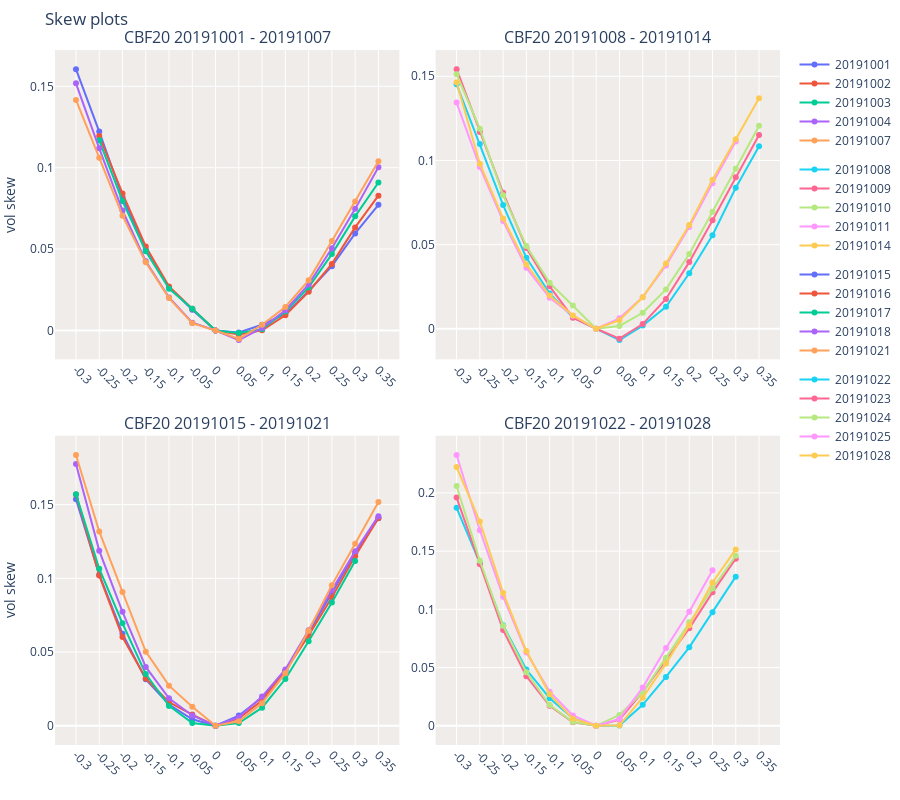
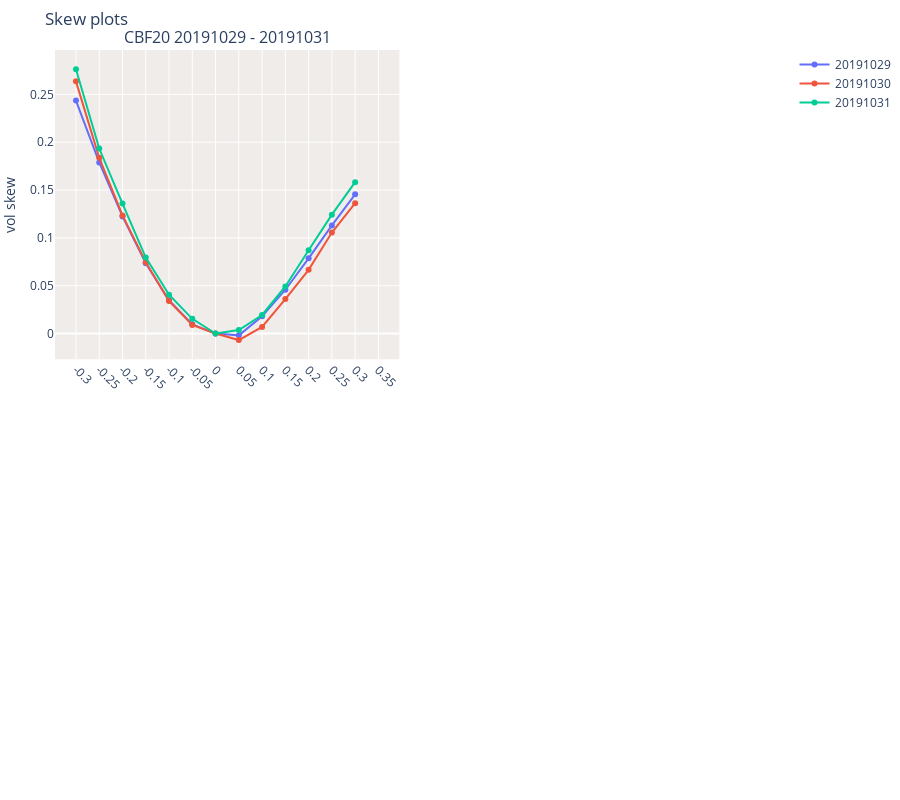
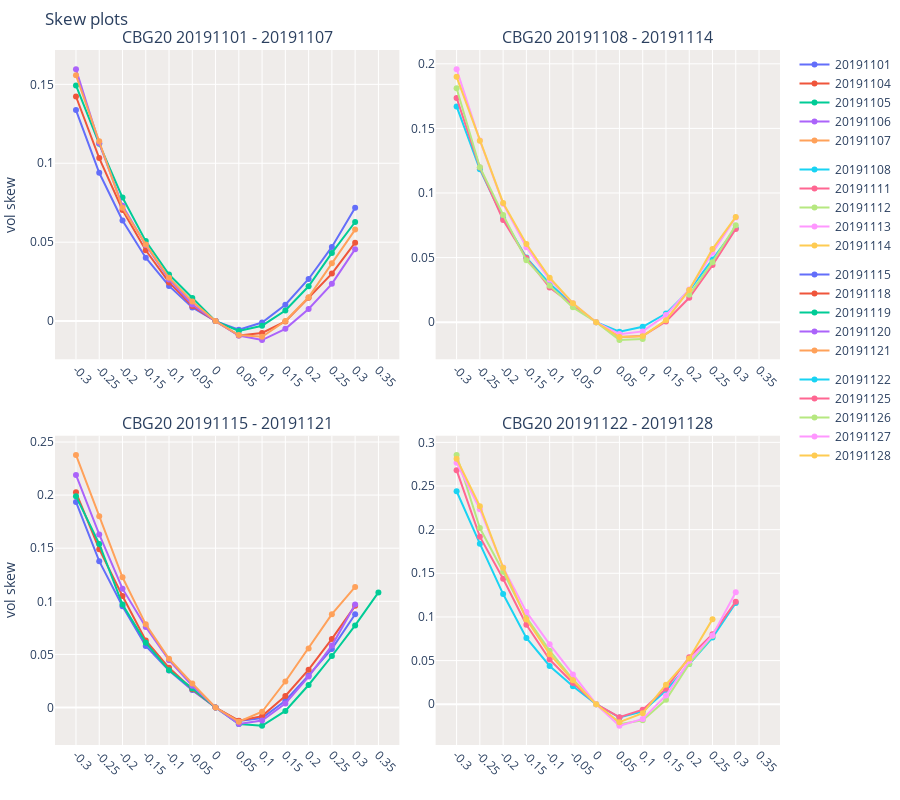
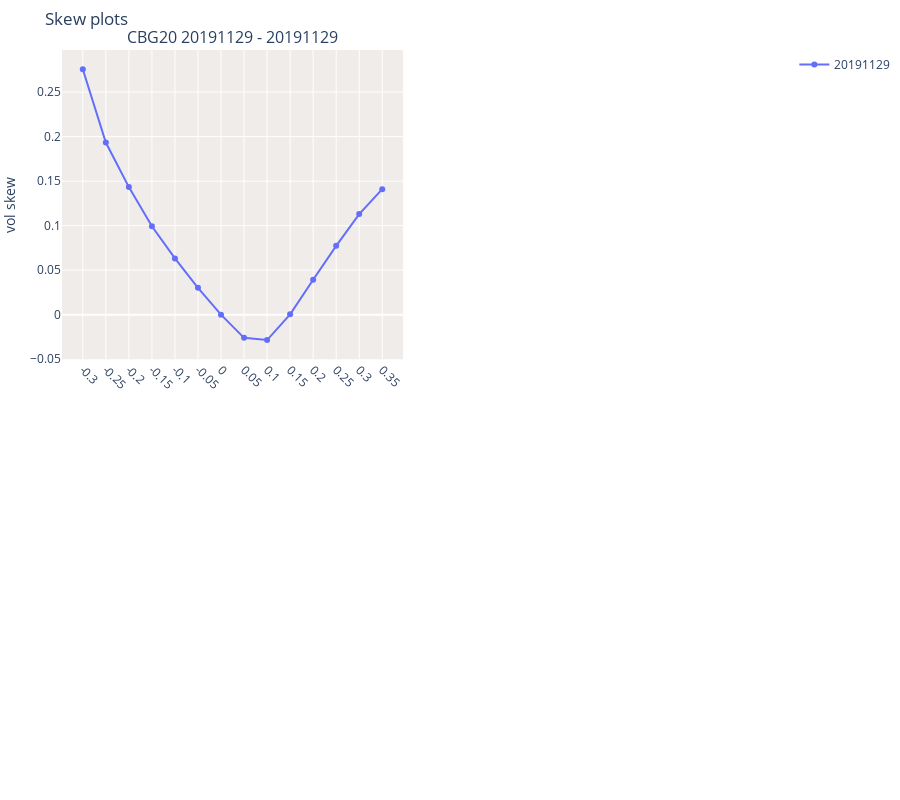

Notebook code for these charts, in order:
### Code cell
grid_plot=True
# clist = [c for c in all_contracts if (c[:2]==f'{SYMBOL_TO_RESEARCH}') & (int(c[-2:])>=19)]
clist = [c for c in df_iv_final.symbol.unique() if (c[:2]==f'{SYMBOL_TO_RESEARCH}') & (int(c[-2:])>=20)]
for c in clist:
    dft = df_iv_final[df_iv_final.symbol==c]
    if len(dft)<=0:
        print(f'no data for symbol {c}')
        continue
    if grid_plot:
        graph_skew_subplots(dft)
    else:
        rls = graph_skew(dft,do_plot=True)

### Figure 1 — Plotly figure (JSON) as saved in the notebook; plotly's stock layout.template omitted (floating-point values rounded to 4 significant figures)
{"data": [{"legendgroup": "(1, 1)", "name": "20191001", "type": "scatter", "x": [-0.3, -0.25, -0.2, -0.15, -0.1, -0.05, 0, 0.05, 0.1, 0.15, 0.2, 0.25, 0.3, 0.35], "xaxis": "x", "y": [0.1605, 0.1222, 0.082, 0.0497, 0.0266, 0.0127, 0, -0.0013, 0.0035, 0.0102, 0.0242, 0.0395, 0.0596, 0.0772], "yaxis": "y"}, {"legendgroup": "(1, 1)", "name": "20191002", "type": "scatter", "x": [-0.3, -0.25, -0.2, -0.15, -0.1, -0.05, 0, 0.05, 0.1, 0.15, 0.2, 0.25, 0.3, 0.35], "xaxis": "x", "y": [null, 0.1194, 0.0842, 0.0516, 0.027, 0.0134, 0, -0.0025, 0.0001, 0.0094, 0.0238, 0.0409, 0.0633, 0.0828], "yaxis": "y"}, {"legendgroup": "(1, 1)", "name": "20191003", "type": "scatter", "x": [-0.3, -0.25, -0.2, -0.15, -0.1, -0.05, 0, 0.05, 0.1, 0.15, 0.2, 0.25, 0.3, 0.35], "xaxis": "x", "y": [null, 0.1168, 0.0794, 0.0487, 0.0257, 0.0133, 0, -0.0016, 0.0008, 0.0116, 0.0265, 0.0469, 0.0701, 0.0909], "yaxis": "y"}, {"legendgroup": "(1, 1)", "name": "20191004", "type": "scatter", "x": [-0.3, -0.25, -0.2, -0.15, -0.1, -0.05, 0, 0.05, 0.1, 0.15, 0.2, 0.25, 0.3, 0.35], "xaxis": "x", "y": [0.1518, 0.1119, 0.0737, 0.0425, 0.0203, 0.0048, 0, -0.0059, 0.0015, 0.0124, 0.0283, 0.0505, 0.0747, 0.1002], "yaxis": "y"}, {"legendgroup": "(1, 1)", "name": "20191007", "type": "scatter", "x": [-0.3, -0.25, -0.2, -0.15, -0.1, -0.05, 0, 0.05, 0.1, 0.15, 0.2, 0.25, 0.3, 0.35], "xaxis": "x", "y": [0.1416, 0.1061, 0.0705, 0.0419, 0.0199, 0.0045, 0, -0.0052, 0.0035, 0.0144, 0.0308, 0.0549, 0.0793, 0.1039], "yaxis": "y"}, {"legendgroup": "(1, 2)", "name": "20191008", "type": "scatter", "x": [-0.3, -0.25, -0.2, -0.15, -0.1, -0.05, 0, 0.05, 0.1, 0.15, 0.2, 0.25, 0.3, 0.35], "xaxis": "x2", "y": [0.1452, 0.1098, 0.0735, 0.0422, 0.021, 0.0068, 0, -0.0067, 0.0019, 0.0131, 0.033, 0.0556, 0.0838, 0.1084], "yaxis": "y2"}, {"legendgroup": "(1, 2)", "name": "20191009", "type": "scatter", "x": [-0.3, -0.25, -0.2, -0.15, -0.1, -0.05, 0, 0.05, 0.1, 0.15, 0.2, 0.25, 0.3, 0.35], "xaxis": "x2", "y": [0.1542, 0.1169, 0.0808, 0.048, 0.0252, 0.0066, 0, -0.0059, 0.0028, 0.0177, 0.0396, 0.0645, 0.09, 0.1151], "yaxis": "y2"}, {"legendgroup": "(1, 2)", "name": "20191010", "type": "scatter", "x": [-0.3, -0.25, -0.2, -0.15, -0.1, -0.05, 0, 0.05, 0.1, 0.15, 0.2, 0.25, 0.3, 0.35], "xaxis": "x2", "y": [0.1512, 0.1189, 0.0794, 0.0492, 0.0273, 0.0139, 0, 0.0017, 0.0095, 0.0234, 0.0444, 0.0695, 0.0951, 0.1206], "yaxis": "y2"}, {"legendgroup": "(1, 2)", "name": "20191011", "type": "scatter", "x": [-0.3, -0.25, -0.2, -0.15, -0.1, -0.05, 0, 0.05, 0.1, 0.15, 0.2, 0.25, 0.3, 0.35], "xaxis": "x2", "y": [0.1344, 0.0961, 0.064, 0.0362, 0.0184, 0.0078, 0, 0.0062, 0.0188, 0.0376, 0.0605, 0.0865, 0.1112, null], "yaxis": "y2"}, {"legendgroup": "(1, 2)", "name": "20191014", "type": "scatter", "x": [-0.3, -0.25, -0.2, -0.15, -0.1, -0.05, 0, 0.05, 0.1, 0.15, 0.2, 0.25, 0.3, 0.35], "xaxis": "x2", "y": [0.1465, 0.0981, 0.0655, 0.0382, 0.0197, 0.0079, 0, 0.0051, 0.0187, 0.0388, 0.0616, 0.0886, 0.1126, 0.1369], "yaxis": "y2"}, {"legendgroup": "(2, 1)", "name": "20191015", "type": "scatter", "x": [-0.3, -0.25, -0.2, -0.15, -0.1, -0.05, 0, 0.05, 0.1, 0.15, 0.2, 0.25, 0.3, 0.35], "xaxis": "x3", "y": [0.1537, 0.1025, 0.0625, 0.0315, 0.0144, 0.0044, 0, 0.0069, 0.0191, 0.0373, 0.0633, 0.0899, 0.1171, 0.1408], "yaxis": "y3"}, {"legendgroup": "(2, 1)", "name": "20191016", "type": "scatter", "x": [-0.3, -0.25, -0.2, -0.15, -0.1, -0.05, 0, 0.05, 0.1, 0.15, 0.2, 0.25, 0.3, 0.35], "xaxis": "x3", "y": [0.1568, 0.102, 0.0602, 0.0321, 0.016, 0.0076, 0, 0.005, 0.0172, 0.0373, 0.0612, 0.0871, 0.115, 0.1409], "yaxis": "y3"}, {"legendgroup": "(2, 1)", "name": "20191017", "type": "scatter", "x": [-0.3, -0.25, -0.2, -0.15, -0.1, -0.05, 0, 0.05, 0.1, 0.15, 0.2, 0.25, 0.3, 0.35], "xaxis": "x3", "y": [0.1571, 0.1065, 0.0695, 0.0351, 0.0135, 0.0019, 0, 0.0019, 0.0123, 0.0317, 0.0574, 0.0836, 0.1117, null], "yaxis": "y3"}, {"legendgroup": "(2, 1)", "name": "20191018", "type": "scatter", "x": [-0.3, -0.25, -0.2, -0.15, -0.1, -0.05, 0, 0.05, 0.1, 0.15, 0.2, 0.25, 0.3, 0.35], "xaxis": "x3", "y": [0.1775, 0.1188, 0.0773, 0.0399, 0.0186, 0.007, 0, 0.0058, 0.0198, 0.0382, 0.0648, 0.0921, 0.1183, 0.1422], "yaxis": "y3"}, {"legendgroup": "(2, 1)", "name": "20191021", "type": "scatter", "x": [-0.3, -0.25, -0.2, -0.15, -0.1, -0.05, 0, 0.05, 0.1, 0.15, 0.2, 0.25, 0.3, 0.35], "xaxis": "x3", "y": [0.1837, 0.1318, 0.0908, 0.0503, 0.0272, 0.0129, 0, 0.0031, 0.0153, 0.0357, 0.0645, 0.0954, 0.1235, 0.1518], "yaxis": "y3"}, {"legendgroup": "(2, 2)", "name": "20191022", "type": "scatter", "x": [-0.3, -0.25, -0.2, -0.15, -0.1, -0.05, 0, 0.05, 0.1, 0.15, 0.2, 0.25, 0.3, 0.35], "xaxis": "x4", "y": [0.1872, 0.1396, 0.0863, 0.0483, 0.0237, 0.0064, 0, 0.0003, 0.018, 0.042, 0.0674, 0.0975, 0.1281, null], "yaxis": "y4"}, {"legendgroup": "(2, 2)", "name": "20191023", "type": "scatter", "x": [-0.3, -0.25, -0.2, -0.15, -0.1, -0.05, 0, 0.05, 0.1, 0.15, 0.2, 0.25, 0.3, 0.35], "xaxis": "x4", "y": [0.196, 0.1387, 0.0822, 0.0425, 0.0172, 0.0031, 0, 0.0054, 0.0291, 0.0563, 0.0837, 0.1146, 0.1435, null], "yaxis": "y4"}, {"legendgroup": "(2, 2)", "name": "20191024", "type": "scatter", "x": [-0.3, -0.25, -0.2, -0.15, -0.1, -0.05, 0, 0.05, 0.1, 0.15, 0.2, 0.25, 0.3, 0.35], "xaxis": "x4", "y": [0.2059, 0.1417, 0.0859, 0.0459, 0.0178, 0.0032, 0, 0.0093, 0.0288, 0.0585, 0.089, 0.1179, 0.146, null], "yaxis": "y4"}, {"legendgroup": "(2, 2)", "name": "20191025", "type": "scatter", "x": [-0.3, -0.25, -0.2, -0.15, -0.1, -0.05, 0, 0.05, 0.1, 0.15, 0.2, 0.25, 0.3, 0.35], "xaxis": "x4", "y": [0.2326, 0.1679, 0.1108, 0.063, 0.0293, 0.0088, 0, 0.0059, 0.0329, 0.0668, 0.0979, 0.1336, null, null], "yaxis": "y4"}, {"legendgroup": "(2, 2)", "name": "20191028", "type": "scatter", "x": [-0.3, -0.25, -0.2, -0.15, -0.1, -0.05, 0, 0.05, 0.1, 0.15, 0.2, 0.25, 0.3, 0.35], "xaxis": "x4", "y": [0.2222, 0.1754, 0.1141, 0.0642, 0.027, 0.006, 0, 0.0004, 0.0241, 0.0534, 0.0864, 0.1231, 0.1515, null], "yaxis": "y4"}], "layout": {"annotations": [{"font": {"size": 16}, "showarrow": false, "text": "CBF20 20191001 - 20191007", "x": 0.2375, "xanchor": "center", "xref": "paper", "y": 1, "yanchor": "bottom", "yref": "paper"}, {"font": {"size": 16}, "showarrow": false, "text": "CBF20 20191008 - 20191014", "x": 0.7625, "xanchor": "center", "xref": "paper", "y": 1, "yanchor": "bottom", "yref": "paper"}, {"font": {"size": 16}, "showarrow": false, "text": "CBF20 20191015 - 20191021", "x": 0.2375, "xanchor": "center", "xref": "paper", "y": 0.445, "yanchor": "bottom", "yref": "paper"}, {"font": {"size": 16}, "showarrow": false, "text": "CBF20 20191022 - 20191028", "x": 0.7625, "xanchor": "center", "xref": "paper", "y": 0.445, "yanchor": "bottom", "yref": "paper"}], "autosize": true, "bargap": 0.05, "font": {"family": "Open Sans, sans-serif"}, "height": 800, "hovermode": "x", "margin": {"b": 55, "l": 5, "r": 5, "t": 50}, "plot_bgcolor": "#EFECEA", "showlegend": true, "title": {"text": "Skew plots<br>"}, "width": 900, "xaxis": {"anchor": "y", "domain": [0, 0.475], "tickangle": 45, "ticktext": [-0.3, -0.25, -0.2, -0.15, -0.1, -0.05, 0, 0.05, 0.1, 0.15, 0.2, 0.25, 0.3, 0.35], "tickvals": [-0.3, -0.25, -0.2, -0.15, -0.1, -0.05, 0, 0.05, 0.1, 0.15, 0.2, 0.25, 0.3, 0.35], "type": "category"}, "xaxis2": {"anchor": "y2", "domain": [0.525, 1], "tickangle": 45, "ticktext": [-0.3, -0.25, -0.2, -0.15, -0.1, -0.05, 0, 0.05, 0.1, 0.15, 0.2, 0.25, 0.3, 0.35], "tickvals": [-0.3, -0.25, -0.2, -0.15, -0.1, -0.05, 0, 0.05, 0.1, 0.15, 0.2, 0.25, 0.3, 0.35], "type": "category"}, "xaxis3": {"anchor": "y3", "domain": [0, 0.475], "tickangle": 45, "ticktext": [-0.3, -0.25, -0.2, -0.15, -0.1, -0.05, 0, 0.05, 0.1, 0.15, 0.2, 0.25, 0.3, 0.35], "tickvals": [-0.3, -0.25, -0.2, -0.15, -0.1, -0.05, 0, 0.05, 0.1, 0.15, 0.2, 0.25, 0.3, 0.35], "type": "category"}, "xaxis4": {"anchor": "y4", "domain": [0.525, 1], "tickangle": 45, "ticktext": [-0.3, -0.25, -0.2, -0.15, -0.1, -0.05, 0, 0.05, 0.1, 0.15, 0.2, 0.25, 0.3, 0.35], "tickvals": [-0.3, -0.25, -0.2, -0.15, -0.1, -0.05, 0, 0.05, 0.1, 0.15, 0.2, 0.25, 0.3, 0.35], "type": "category"}, "yaxis": {"anchor": "x", "domain": [0.555, 1], "title": {"text": "vol skew"}}, "yaxis2": {"anchor": "x2", "domain": [0.555, 1], "title": {"text": ""}}, "yaxis3": {"anchor": "x3", "domain": [0, 0.445], "title": {"text": "vol skew"}}, "yaxis4": {"anchor": "x4", "domain": [0, 0.445], "title": {"text": ""}}}}

### Figure 2 — Plotly figure (JSON) as saved in the notebook; plotly's stock layout.template omitted (floating-point values rounded to 4 significant figures)
{"data": [{"legendgroup": "(1, 1)", "name": "20191029", "type": "scatter", "x": [-0.3, -0.25, -0.2, -0.15, -0.1, -0.05, 0, 0.05, 0.1, 0.15, 0.2, 0.25, 0.3, 0.35], "xaxis": "x", "y": [0.2435, 0.1789, 0.1224, 0.0735, 0.0348, 0.0096, 0, -0.0019, 0.0181, 0.0458, 0.0786, 0.113, 0.1455, null], "yaxis": "y"}, {"legendgroup": "(1, 1)", "name": "20191030", "type": "scatter", "x": [-0.3, -0.25, -0.2, -0.15, -0.1, -0.05, 0, 0.05, 0.1, 0.15, 0.2, 0.25, 0.3, 0.35], "xaxis": "x", "y": [0.2636, 0.1837, 0.1235, 0.0745, 0.034, 0.009, 0, -0.0068, 0.0069, 0.036, 0.0666, 0.1056, 0.1363, null], "yaxis": "y"}, {"legendgroup": "(1, 1)", "name": "20191031", "type": "scatter", "x": [-0.3, -0.25, -0.2, -0.15, -0.1, -0.05, 0, 0.05, 0.1, 0.15, 0.2, 0.25, 0.3, 0.35], "xaxis": "x", "y": [0.2763, 0.1934, 0.1359, 0.0794, 0.0406, 0.0154, 0, 0.0036, 0.0194, 0.0492, 0.087, 0.1243, 0.1582, null], "yaxis": "y"}], "layout": {"annotations": [{"font": {"size": 16}, "showarrow": false, "text": "CBF20 20191029 - 20191031", "x": 0.2375, "xanchor": "center", "xref": "paper", "y": 1, "yanchor": "bottom", "yref": "paper"}], "autosize": true, "bargap": 0.05, "font": {"family": "Open Sans, sans-serif"}, "height": 800, "hovermode": "x", "margin": {"b": 55, "l": 5, "r": 5, "t": 50}, "plot_bgcolor": "#EFECEA", "showlegend": true, "title": {"text": "Skew plots<br>"}, "width": 900, "xaxis": {"anchor": "y", "domain": [0, 0.475], "tickangle": 45, "ticktext": [-0.3, -0.25, -0.2, -0.15, -0.1, -0.05, 0, 0.05, 0.1, 0.15, 0.2, 0.25, 0.3, 0.35], "tickvals": [-0.3, -0.25, -0.2, -0.15, -0.1, -0.05, 0, 0.05, 0.1, 0.15, 0.2, 0.25, 0.3, 0.35], "type": "category"}, "xaxis2": {"anchor": "y2", "domain": [0.525, 1]}, "xaxis3": {"anchor": "y3", "domain": [0, 0.475]}, "xaxis4": {"anchor": "y4", "domain": [0.525, 1]}, "yaxis": {"anchor": "x", "domain": [0.555, 1], "title": {"text": "vol skew"}}, "yaxis2": {"anchor": "x2", "domain": [0.555, 1]}, "yaxis3": {"anchor": "x3", "domain": [0, 0.445]}, "yaxis4": {"anchor": "x4", "domain": [0, 0.445]}}}

### Figure 3 — Plotly figure (JSON) as saved in the notebook; plotly's stock layout.template omitted (floating-point values rounded to 4 significant figures)
{"data": [{"legendgroup": "(1, 1)", "name": "20191101", "type": "scatter", "x": [-0.3, -0.25, -0.2, -0.15, -0.1, -0.05, 0, 0.05, 0.1, 0.15, 0.2, 0.25, 0.3, 0.35], "xaxis": "x", "y": [0.1337, 0.094, 0.0638, 0.0402, 0.0223, 0.0086, 0, -0.0055, -0.0009, 0.0104, 0.0267, 0.047, 0.0719, null], "yaxis": "y"}, {"legendgroup": "(1, 1)", "name": "20191104", "type": "scatter", "x": [-0.3, -0.25, -0.2, -0.15, -0.1, -0.05, 0, 0.05, 0.1, 0.15, 0.2, 0.25, 0.3, 0.35], "xaxis": "x", "y": [0.1423, 0.1033, 0.0704, 0.0449, 0.0245, 0.0096, 0, -0.0091, -0.0075, -0.0002, 0.0148, 0.0301, 0.0497, null], "yaxis": "y"}, {"legendgroup": "(1, 1)", "name": "20191105", "type": "scatter", "x": [-0.3, -0.25, -0.2, -0.15, -0.1, -0.05, 0, 0.05, 0.1, 0.15, 0.2, 0.25, 0.3, 0.35], "xaxis": "x", "y": [0.1493, 0.1123, 0.0783, 0.0507, 0.0295, 0.0147, 0, -0.0062, -0.0029, 0.0067, 0.0221, 0.0432, 0.0628, null], "yaxis": "y"}, {"legendgroup": "(1, 1)", "name": "20191106", "type": "scatter", "x": [-0.3, -0.25, -0.2, -0.15, -0.1, -0.05, 0, 0.05, 0.1, 0.15, 0.2, 0.25, 0.3, 0.35], "xaxis": "x", "y": [0.1596, 0.1127, 0.0731, 0.0482, 0.0264, 0.0105, 0, -0.0091, -0.012, -0.0049, 0.0077, 0.0236, 0.0456, null], "yaxis": "y"}, {"legendgroup": "(1, 1)", "name": "20191107", "type": "scatter", "x": [-0.3, -0.25, -0.2, -0.15, -0.1, -0.05, 0, 0.05, 0.1, 0.15, 0.2, 0.25, 0.3, 0.35], "xaxis": "x", "y": [0.1558, 0.114, 0.0718, 0.0486, 0.0274, 0.0124, 0, -0.0088, -0.0099, 0.0001, 0.0151, 0.0366, 0.058, null], "yaxis": "y"}, {"legendgroup": "(1, 2)", "name": "20191108", "type": "scatter", "x": [-0.3, -0.25, -0.2, -0.15, -0.1, -0.05, 0, 0.05, 0.1, 0.15, 0.2, 0.25, 0.3, 0.35], "xaxis": "x2", "y": [0.167, 0.1183, 0.0807, 0.05, 0.0298, 0.0139, 0, -0.0074, -0.0035, 0.0067, 0.0245, 0.0485, 0.0728, null], "yaxis": "y2"}, {"legendgroup": "(1, 2)", "name": "20191111", "type": "scatter", "x": [-0.3, -0.25, -0.2, -0.15, -0.1, -0.05, 0, 0.05, 0.1, 0.15, 0.2, 0.25, 0.3, 0.35], "xaxis": "x2", "y": [0.1736, 0.1197, 0.0791, 0.0497, 0.0268, 0.0132, 0, -0.0115, -0.0106, 0.0006, 0.0189, 0.0442, 0.0721, null], "yaxis": "y2"}, {"legendgroup": "(1, 2)", "name": "20191112", "type": "scatter", "x": [-0.3, -0.25, -0.2, -0.15, -0.1, -0.05, 0, 0.05, 0.1, 0.15, 0.2, 0.25, 0.3, 0.35], "xaxis": "x2", "y": [0.1811, 0.12, 0.083, 0.048, 0.0283, 0.0115, 0, -0.0138, -0.0129, null, 0.0212, 0.0465, 0.075, null], "yaxis": "y2"}, {"legendgroup": "(1, 2)", "name": "20191113", "type": "scatter", "x": [-0.3, -0.25, -0.2, -0.15, -0.1, -0.05, 0, 0.05, 0.1, 0.15, 0.2, 0.25, 0.3, 0.35], "xaxis": "x2", "y": [0.1958, 0.1406, 0.0917, 0.0581, 0.0329, 0.0147, 0, -0.0092, -0.0071, 0.0055, 0.0253, 0.0538, 0.081, null], "yaxis": "y2"}, {"legendgroup": "(1, 2)", "name": "20191114", "type": "scatter", "x": [-0.3, -0.25, -0.2, -0.15, -0.1, -0.05, 0, 0.05, 0.1, 0.15, 0.2, 0.25, 0.3, 0.35], "xaxis": "x2", "y": [0.1899, 0.1405, 0.0923, 0.0605, 0.0344, 0.0147, 0, -0.0115, -0.0108, 0.0016, 0.025, 0.0566, 0.0815, null], "yaxis": "y2"}, {"legendgroup": "(2, 1)", "name": "20191115", "type": "scatter", "x": [-0.3, -0.25, -0.2, -0.15, -0.1, -0.05, 0, 0.05, 0.1, 0.15, 0.2, 0.25, 0.3, 0.35], "xaxis": "x3", "y": [0.1936, 0.1378, 0.0953, 0.0579, 0.0349, 0.0164, 0, -0.0127, -0.0099, 0.0064, 0.0302, 0.0552, 0.0878, null], "yaxis": "y3"}, {"legendgroup": "(2, 1)", "name": "20191118", "type": "scatter", "x": [-0.3, -0.25, -0.2, -0.15, -0.1, -0.05, 0, 0.05, 0.1, 0.15, 0.2, 0.25, 0.3, 0.35], "xaxis": "x3", "y": [0.2026, 0.1491, 0.105, 0.0632, 0.0374, 0.0172, 0, -0.0124, -0.0081, 0.0109, 0.0356, 0.0646, 0.0957, null], "yaxis": "y3"}, {"legendgroup": "(2, 1)", "name": "20191119", "type": "scatter", "x": [-0.3, -0.25, -0.2, -0.15, -0.1, -0.05, 0, 0.05, 0.1, 0.15, 0.2, 0.25, 0.3, 0.35], "xaxis": "x3", "y": [0.199, 0.154, 0.097, 0.0611, 0.035, 0.018, 0, -0.0155, -0.0172, -0.0032, 0.0212, 0.0485, 0.0773, 0.1084], "yaxis": "y3"}, {"legendgroup": "(2, 1)", "name": "20191120", "type": "scatter", "x": [-0.3, -0.25, -0.2, -0.15, -0.1, -0.05, 0, 0.05, 0.1, 0.15, 0.2, 0.25, 0.3, 0.35], "xaxis": "x3", "y": [0.219, 0.163, 0.1119, 0.0759, 0.0446, 0.0205, 0, -0.0155, -0.0122, 0.0037, 0.0291, 0.0583, 0.0971, null], "yaxis": "y3"}, {"legendgroup": "(2, 1)", "name": "20191121", "type": "scatter", "x": [-0.3, -0.25, -0.2, -0.15, -0.1, -0.05, 0, 0.05, 0.1, 0.15, 0.2, 0.25, 0.3, 0.35], "xaxis": "x3", "y": [0.2378, 0.1801, 0.1226, 0.0783, 0.0459, 0.0226, 0, -0.0133, -0.004, 0.0245, 0.0556, 0.0879, 0.1135, null], "yaxis": "y3"}, {"legendgroup": "(2, 2)", "name": "20191122", "type": "scatter", "x": [-0.3, -0.25, -0.2, -0.15, -0.1, -0.05, 0, 0.05, 0.1, 0.15, 0.2, 0.25, 0.3, 0.35], "xaxis": "x4", "y": [0.244, 0.1839, 0.1262, 0.0759, 0.0438, 0.0206, 0, -0.0152, -0.0081, 0.0156, 0.0461, 0.0764, 0.1161, null], "yaxis": "y4"}, {"legendgroup": "(2, 2)", "name": "20191125", "type": "scatter", "x": [-0.3, -0.25, -0.2, -0.15, -0.1, -0.05, 0, 0.05, 0.1, 0.15, 0.2, 0.25, 0.3, 0.35], "xaxis": "x4", "y": [0.2682, 0.192, 0.1437, 0.091, 0.0512, 0.0244, 0, -0.0148, -0.0063, 0.0178, 0.0539, 0.0801, 0.1175, null], "yaxis": "y4"}, {"legendgroup": "(2, 2)", "name": "20191126", "type": "scatter", "x": [-0.3, -0.25, -0.2, -0.15, -0.1, -0.05, 0, 0.05, 0.1, 0.15, 0.2, 0.25, 0.3, 0.35], "xaxis": "x4", "y": [0.2856, 0.2018, 0.1518, 0.0995, 0.0614, 0.0286, 0, -0.023, -0.0183, 0.0051, 0.0462, 0.0783, null, null], "yaxis": "y4"}, {"legendgroup": "(2, 2)", "name": "20191127", "type": "scatter", "x": [-0.3, -0.25, -0.2, -0.15, -0.1, -0.05, 0, 0.05, 0.1, 0.15, 0.2, 0.25, 0.3, 0.35], "xaxis": "x4", "y": [0.2767, 0.2234, 0.1567, 0.1058, 0.0686, 0.0342, 0, -0.0247, -0.0169, 0.01, 0.0497, 0.0788, 0.1283, null], "yaxis": "y4"}, {"legendgroup": "(2, 2)", "name": "20191128", "type": "scatter", "x": [-0.3, -0.25, -0.2, -0.15, -0.1, -0.05, 0, 0.05, 0.1, 0.15, 0.2, 0.25, 0.3, 0.35], "xaxis": "x4", "y": [0.2812, 0.2269, 0.1564, 0.0972, 0.0574, 0.0275, 0, -0.0206, -0.0103, 0.0224, 0.0525, 0.0975, null, null], "yaxis": "y4"}], "layout": {"annotations": [{"font": {"size": 16}, "showarrow": false, "text": "CBG20 20191101 - 20191107", "x": 0.2375, "xanchor": "center", "xref": "paper", "y": 1, "yanchor": "bottom", "yref": "paper"}, {"font": {"size": 16}, "showarrow": false, "text": "CBG20 20191108 - 20191114", "x": 0.7625, "xanchor": "center", "xref": "paper", "y": 1, "yanchor": "bottom", "yref": "paper"}, {"font": {"size": 16}, "showarrow": false, "text": "CBG20 20191115 - 20191121", "x": 0.2375, "xanchor": "center", "xref": "paper", "y": 0.445, "yanchor": "bottom", "yref": "paper"}, {"font": {"size": 16}, "showarrow": false, "text": "CBG20 20191122 - 20191128", "x": 0.7625, "xanchor": "center", "xref": "paper", "y": 0.445, "yanchor": "bottom", "yref": "paper"}], "autosize": true, "bargap": 0.05, "font": {"family": "Open Sans, sans-serif"}, "height": 800, "hovermode": "x", "margin": {"b": 55, "l": 5, "r": 5, "t": 50}, "plot_bgcolor": "#EFECEA", "showlegend": true, "title": {"text": "Skew plots<br>"}, "width": 900, "xaxis": {"anchor": "y", "domain": [0, 0.475], "tickangle": 45, "ticktext": [-0.3, -0.25, -0.2, -0.15, -0.1, -0.05, 0, 0.05, 0.1, 0.15, 0.2, 0.25, 0.3, 0.35], "tickvals": [-0.3, -0.25, -0.2, -0.15, -0.1, -0.05, 0, 0.05, 0.1, 0.15, 0.2, 0.25, 0.3, 0.35], "type": "category"}, "xaxis2": {"anchor": "y2", "domain": [0.525, 1], "tickangle": 45, "ticktext": [-0.3, -0.25, -0.2, -0.15, -0.1, -0.05, 0, 0.05, 0.1, 0.15, 0.2, 0.25, 0.3, 0.35], "tickvals": [-0.3, -0.25, -0.2, -0.15, -0.1, -0.05, 0, 0.05, 0.1, 0.15, 0.2, 0.25, 0.3, 0.35], "type": "category"}, "xaxis3": {"anchor": "y3", "domain": [0, 0.475], "tickangle": 45, "ticktext": [-0.3, -0.25, -0.2, -0.15, -0.1, -0.05, 0, 0.05, 0.1, 0.15, 0.2, 0.25, 0.3, 0.35], "tickvals": [-0.3, -0.25, -0.2, -0.15, -0.1, -0.05, 0, 0.05, 0.1, 0.15, 0.2, 0.25, 0.3, 0.35], "type": "category"}, "xaxis4": {"anchor": "y4", "domain": [0.525, 1], "tickangle": 45, "ticktext": [-0.3, -0.25, -0.2, -0.15, -0.1, -0.05, 0, 0.05, 0.1, 0.15, 0.2, 0.25, 0.3, 0.35], "tickvals": [-0.3, -0.25, -0.2, -0.15, -0.1, -0.05, 0, 0.05, 0.1, 0.15, 0.2, 0.25, 0.3, 0.35], "type": "category"}, "yaxis": {"anchor": "x", "domain": [0.555, 1], "title": {"text": "vol skew"}}, "yaxis2": {"anchor": "x2", "domain": [0.555, 1], "title": {"text": ""}}, "yaxis3": {"anchor": "x3", "domain": [0, 0.445], "title": {"text": "vol skew"}}, "yaxis4": {"anchor": "x4", "domain": [0, 0.445], "title": {"text": ""}}}}

### Figure 4 — Plotly figure (JSON) as saved in the notebook; plotly's stock layout.template omitted (floating-point values rounded to 4 significant figures)
{"data": [{"legendgroup": "(1, 1)", "name": "20191129", "type": "scatter", "x": [-0.3, -0.25, -0.2, -0.15, -0.1, -0.05, 0, 0.05, 0.1, 0.15, 0.2, 0.25, 0.3, 0.35], "xaxis": "x", "y": [0.2757, 0.1933, 0.1433, 0.0993, 0.0632, 0.0302, 0, -0.026, -0.0285, 0.0004, 0.0392, 0.0773, 0.113, 0.141], "yaxis": "y"}], "layout": {"annotations": [{"font": {"size": 16}, "showarrow": false, "text": "CBG20 20191129 - 20191129", "x": 0.2375, "xanchor": "center", "xref": "paper", "y": 1, "yanchor": "bottom", "yref": "paper"}], "autosize": true, "bargap": 0.05, "font": {"family": "Open Sans, sans-serif"}, "height": 800, "hovermode": "x", "margin": {"b": 55, "l": 5, "r": 5, "t": 50}, "plot_bgcolor": "#EFECEA", "showlegend": true, "title": {"text": "Skew plots<br>"}, "width": 900, "xaxis": {"anchor": "y", "domain": [0, 0.475], "tickangle": 45, "ticktext": [-0.3, -0.25, -0.2, -0.15, -0.1, -0.05, 0, 0.05, 0.1, 0.15, 0.2, 0.25, 0.3, 0.35], "tickvals": [-0.3, -0.25, -0.2, -0.15, -0.1, -0.05, 0, 0.05, 0.1, 0.15, 0.2, 0.25, 0.3, 0.35], "type": "category"}, "xaxis2": {"anchor": "y2", "domain": [0.525, 1]}, "xaxis3": {"anchor": "y3", "domain": [0, 0.475]}, "xaxis4": {"anchor": "y4", "domain": [0.525, 1]}, "yaxis": {"anchor": "x", "domain": [0.555, 1], "title": {"text": "vol skew"}}, "yaxis2": {"anchor": "x2", "domain": [0.555, 1]}, "yaxis3": {"anchor": "x3", "domain": [0, 0.445]}, "yaxis4": {"anchor": "x4", "domain": [0, 0.445]}}}
